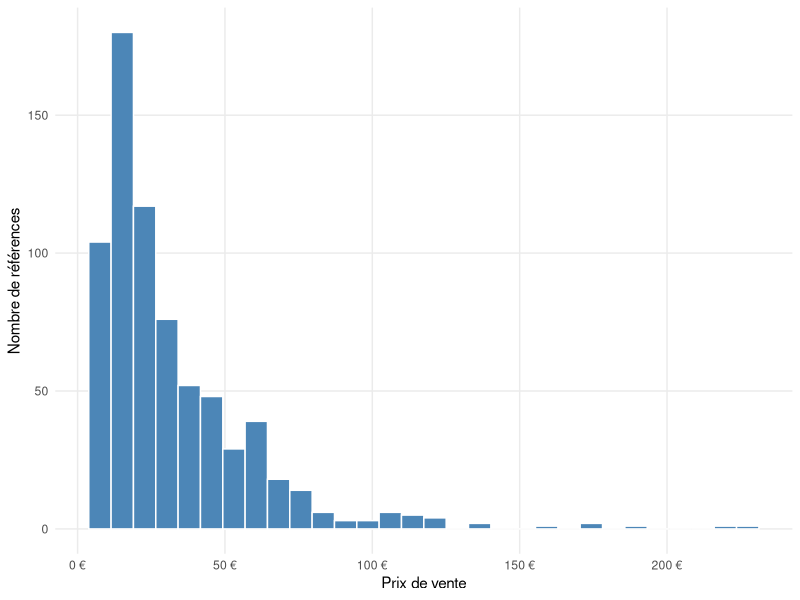
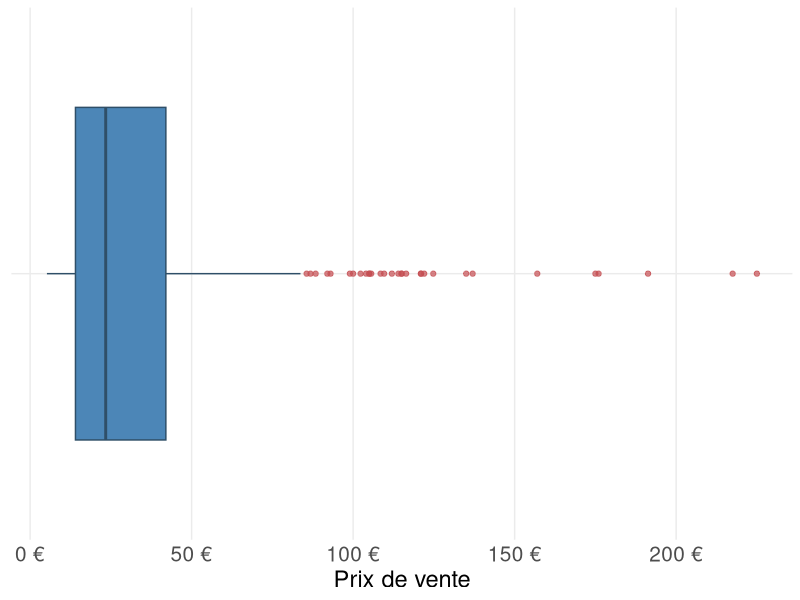
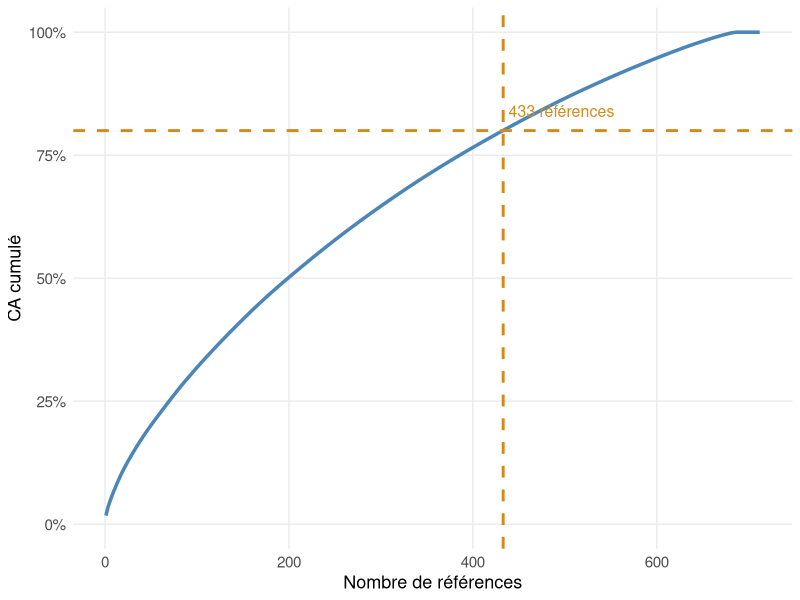
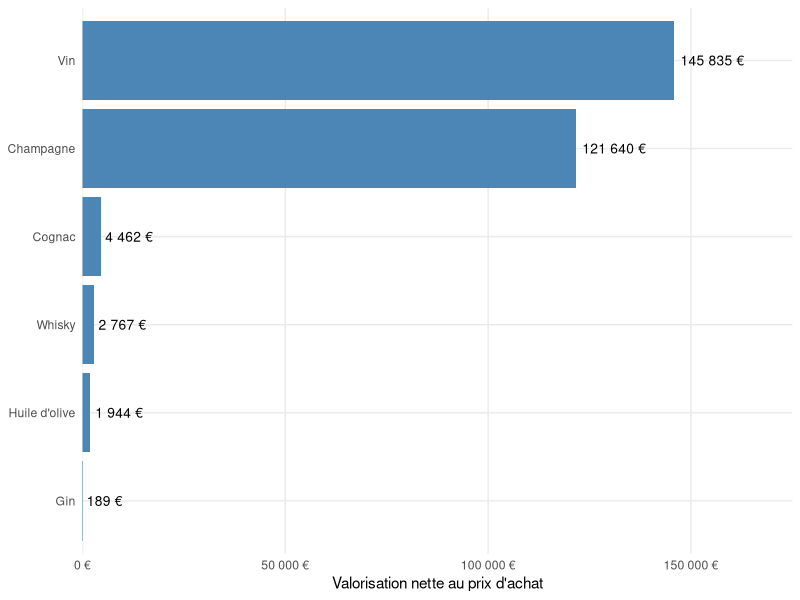
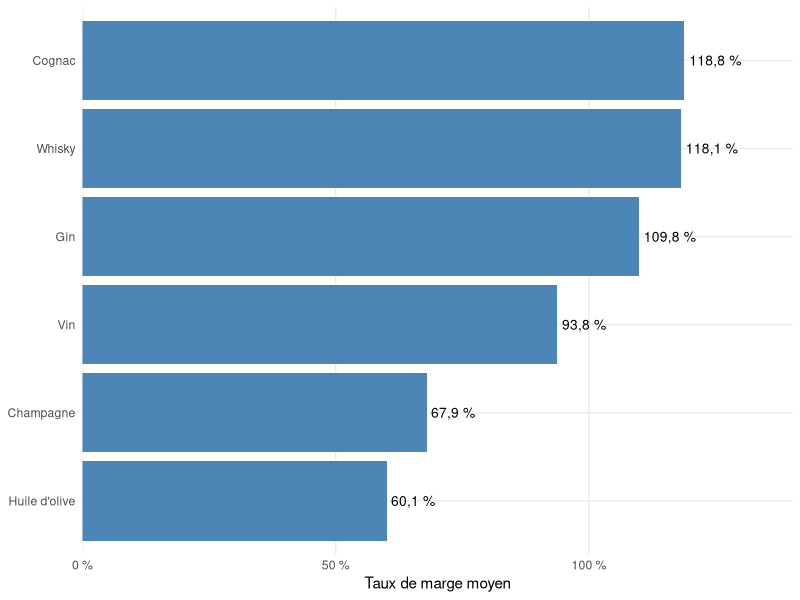
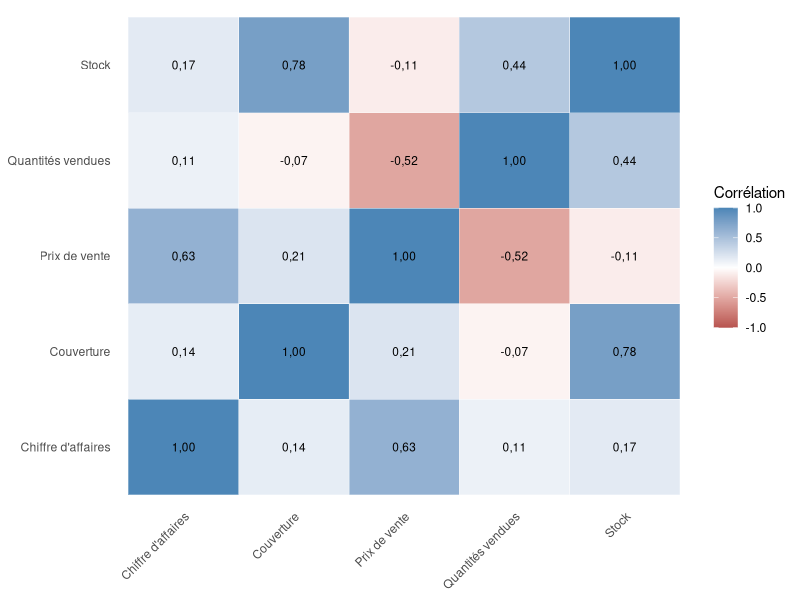

Write R code to recreate these figures, in order.
## ---- chunk 1
#| label: preparation_presentation
#| include: false
#| message: false
#| warning: false

library(readxl)
library(dplyr)
library(ggplot2)
library(tidyr)

# Importer la vue préparée correspondant au périmètre ERP–Web joint.
# Cette table sert aux analyses, aux graphiques et aux indicateurs de la présentation.
df_presentation <- read_excel(
  "doc/df_analyse_bottleneck.xlsx"
)

# Importer les sources brutes uniquement pour les contrôles présentés
# sur les diapositives consacrées à la qualité des données.
web_raw <- read_excel(
  "data_raw/web.xlsx"
)

erp_raw <- read_excel(
  "data_raw/erp.xlsx"
)

# Calculer les colonnes de marge nécessaires à la présentation.
df_presentation <- df_presentation |>
  mutate(
    marge_unitaire_ht = prix_vente_corrige_ht - prix_achat_ht,
    marge_totale_ht = marge_unitaire_ht * quantite_vendue_octobre
  )

# Vérifier la présence des colonnes nécessaires.
colonnes_requises <- c(
  "nom_produit",
  "type_produit",
  "prix_vente_corrige_ht",
  "chiffre_affaires_ht",
  "quantite_vendue_octobre",
  "quantite_en_stock",
  "valeur_stock_prix_achat_ht",
  "marge_unitaire_ht",
  "marge_totale_ht"
)

colonnes_manquantes <- setdiff(
  colonnes_requises,
  names(df_presentation)
)

if (length(colonnes_manquantes) > 0) {
  stop(
    paste(
      "Colonnes manquantes dans df_presentation :",
      paste(colonnes_manquantes, collapse = ", ")
    )
  )
}

# Slide 5 -------------------------------------------------------------

# Identifier les types de contenu présents dans l'export WordPress.
distribution_post_type <- web_raw |>
  count(post_type, sort = TRUE)

# Conserver uniquement les fiches produit.
web_produits_brut <- web_raw |>
  filter(post_type == "product")

# Isoler les fiches produit sans SKU.
sku_manquants_produits <- web_produits_brut |>
  filter(is.na(sku))

# Synthétiser l'impact commercial des produits sans SKU.
profil_sku_manquants <- sku_manquants_produits |>
  summarise(
    produits_sans_sku = n(),
    produits_ventes_positives = sum(total_sales > 0, na.rm = TRUE),
    quantite_vendue_positive = sum(
      if_else(total_sales > 0, total_sales, 0),
      na.rm = TRUE
    ),
    produits_ventes_negatives = sum(total_sales < 0, na.rm = TRUE),
    quantite_vendue_negative = sum(
      if_else(total_sales < 0, total_sales, 0),
      na.rm = TRUE
    )
  )

# Slide 6 -------------------------------------------------------------

# Contrôler les prix dans la source ERP brute,
# avant correction et avant les jointures.
controle_prix_vente_presentation <- erp_raw |>
  summarise(
    prix_vente_manquants = sum(is.na(price)),
    prix_vente_nuls = sum(price == 0, na.rm = TRUE),
    prix_vente_negatifs = sum(price < 0, na.rm = TRUE),
    prix_vente_min = min(price, na.rm = TRUE),
    prix_vente_max = max(price, na.rm = TRUE)
  )

# Préparer le tableau vertical destiné à la slide.
controle_erp_presentation <- controle_prix_vente_presentation |>
  pivot_longer(
    cols = everything(),
    names_to = "Indicateur",
    values_to = "Valeur"
  ) |>
  mutate(
    Indicateur = recode(
      Indicateur,
      prix_vente_manquants = "Prix manquants",
      prix_vente_nuls = "Prix nuls",
      prix_vente_negatifs = "Prix négatifs",
      prix_vente_min = "Prix minimum",
      prix_vente_max = "Prix maximum"
    )
  )

# Slide 9 -------------------------------------------------------------

donnees_prix_presentation <- df_presentation |>
  filter(!is.na(prix_vente_corrige_ht))

resume_prix_presentation <- donnees_prix_presentation |>
  summarise(
    minimum = min(prix_vente_corrige_ht, na.rm = TRUE),
    mediane = median(prix_vente_corrige_ht, na.rm = TRUE),
    moyenne = mean(prix_vente_corrige_ht, na.rm = TRUE),
    maximum = max(prix_vente_corrige_ht, na.rm = TRUE)
  )

graphique_distribution_prix <- ggplot(
  donnees_prix_presentation,
  aes(x = prix_vente_corrige_ht)
) +
  geom_histogram(
    bins = 30,
    fill = "#4C86B7",
    color = "white"
  ) +
  scale_x_continuous(
    labels = scales::label_number(
      decimal.mark = ",",
      big.mark = " ",
      suffix = " €"
    )
  ) +
  labs(
    x = "Prix de vente",
    y = "Nombre de références"
  ) +
  theme_minimal() +
  theme(panel.grid.minor = element_blank())

# Slide 10 ------------------------------------------------------------

graphique_boxplot_prix <- ggplot(
  donnees_prix_presentation,
  aes(x = prix_vente_corrige_ht, y = "")
) +
  geom_boxplot(
    fill = "#4C86B7",
    color = "#2F4F68",
    outlier.color = "#C44E52",
    outlier.alpha = 0.7
  ) +
  scale_x_continuous(
    labels = scales::label_number(
      decimal.mark = ",",
      big.mark = " ",
      suffix = " €"
    )
  ) +
  labs(
    x = "Prix de vente",
    y = NULL
  ) +
  theme_minimal() +
  theme(
    axis.title.x = element_text(size = 17),
    axis.text.x = element_text(size = 15),
    axis.text.y = element_blank(),
    axis.ticks.y = element_blank(),
    panel.grid.minor = element_blank()
  )

# Slide 11 ------------------------------------------------------------

kpi_commerciaux <- df_presentation |>
  summarise(
    ca_total_ht = sum(chiffre_affaires_ht, na.rm = TRUE),
    quantites_vendues = sum(quantite_vendue_octobre, na.rm = TRUE),
    references_vendues = sum(
      quantite_vendue_octobre > 0,
      na.rm = TRUE
    ),
    references_catalogue = n()
  )

# Slide 12 ------------------------------------------------------------

top_10_ca_presentation <- df_presentation |>
  filter(!is.na(chiffre_affaires_ht)) |>
  arrange(desc(chiffre_affaires_ht)) |>
  slice_head(n = 10)

pareto_ca_presentation <- df_presentation |>
  filter(!is.na(chiffre_affaires_ht)) |>
  arrange(desc(chiffre_affaires_ht)) |>
  mutate(
    rang = row_number(),
    part_ca_cumulee = cumsum(chiffre_affaires_ht) /
      sum(chiffre_affaires_ht, na.rm = TRUE)
  )

nombre_references_80_ca <- pareto_ca_presentation |>
  filter(part_ca_cumulee >= 0.80) |>
  slice_head(n = 1) |>
  pull(rang)

pareto_quantite_presentation <- df_presentation |>
  filter(!is.na(quantite_vendue_octobre)) |>
  arrange(desc(quantite_vendue_octobre)) |>
  mutate(
    rang = row_number(),
    part_quantite_cumulee = cumsum(quantite_vendue_octobre) /
      sum(quantite_vendue_octobre, na.rm = TRUE)
  )

nombre_references_80_quantite <- pareto_quantite_presentation |>
  filter(part_quantite_cumulee >= 0.80) |>
  slice_head(n = 1) |>
  pull(rang)

resume_contribution_presentation <- tibble::tibble(
  ca_total = sum(
    pareto_ca_presentation$chiffre_affaires_ht,
    na.rm = TRUE
  ),
  quantites_totales = sum(
    pareto_quantite_presentation$quantite_vendue_octobre,
    na.rm = TRUE
  ),
  references_80_ca = nombre_references_80_ca,
  part_catalogue_80_ca = nombre_references_80_ca / nrow(df_presentation),
  references_80_quantite = nombre_references_80_quantite,
  part_catalogue_80_quantite = nombre_references_80_quantite /
    nrow(df_presentation)
)

graphique_pareto_ca_presentation <- ggplot(
  pareto_ca_presentation,
  aes(
    x = rang,
    y = part_ca_cumulee
  )
) +
  geom_line(
    color = "#4C86B7",
    linewidth = 1.2
  ) +
  geom_hline(
    yintercept = 0.80,
    color = "#D4891A",
    linetype = "dashed",
    linewidth = 1
  ) +
  geom_vline(
    xintercept = nombre_references_80_ca,
    color = "#D4891A",
    linetype = "dashed",
    linewidth = 1
  ) +
  annotate(
    "text",
    x = nombre_references_80_ca,
    y = 0.84,
    label = paste0(
      nombre_references_80_ca,
      " références"
    ),
    color = "#D4891A",
    hjust = -0.05,
    size = 4
  ) +
  scale_x_continuous(
    labels = scales::label_number(
      big.mark = " ",
      decimal.mark = ","
    )
  ) +
  scale_y_continuous(
    limits = c(0, 1),
    labels = scales::label_percent(
      accuracy = 1,
      decimal.mark = ","
    )
  ) +
  labs(
    x = "Nombre de références",
    y = "CA cumulé"
  ) +
  theme_minimal() +
  theme(
    axis.title.x = element_text(size = 13),
    axis.title.y = element_text(size = 13),
    axis.text.x = element_text(size = 11),
    axis.text.y = element_text(size = 11),
    panel.grid.minor = element_blank()
  )

# Slide 13 ------------------------------------------------------------

# Préparer les données nécessaires à l'analyse du stock
df_stock_presentation <- df_presentation |>
  mutate(
    # Remplacer les types de produit manquants par une catégorie explicite
    type_produit = coalesce(
      type_produit,
      "Non renseigné"
    ),

    # Estimer la couverture théorique du stock en mois
    couverture_stock_mois = if_else(
      !is.na(quantite_vendue_octobre) &
        quantite_vendue_octobre > 0 &
        !is.na(quantite_en_stock) &
        quantite_en_stock >= 0,
      quantite_en_stock / quantite_vendue_octobre,
      NA_real_
    )
  )

# Calculer la valorisation du stock par type de produit
valorisation_type_presentation <- df_stock_presentation |>
  group_by(type_produit) |>
  summarise(
    valeur_stock = sum(
      valeur_stock_prix_achat_ht,
      na.rm = TRUE
    ),
    .groups = "drop"
  ) |>
  arrange(desc(valeur_stock))

# Calculer la part de la valorisation portée par le vin et le champagne
part_vin_champagne <- valorisation_type_presentation |>
  filter(
    type_produit %in% c("Vin", "Champagne")
  ) |>
  summarise(
    part = sum(valeur_stock, na.rm = TRUE) /
      sum(
        valorisation_type_presentation$valeur_stock,
        na.rm = TRUE
      )
  ) |>
  pull(part)

# Calculer les indicateurs principaux du stock
kpi_stock_presentation <- df_stock_presentation |>
  summarise(
    valorisation_totale = sum(
      valeur_stock_prix_achat_ht,
      na.rm = TRUE
    ),
    couverture_mediane = median(
      couverture_stock_mois,
      na.rm = TRUE
    )
  ) |>
  mutate(
    part_vin_champagne = part_vin_champagne
  )

# Créer le graphique de valorisation du stock par type de produit
graphique_valorisation_type_presentation <- ggplot(
  valorisation_type_presentation,
  aes(
    x = reorder(type_produit, valeur_stock),
    y = valeur_stock
  )
) +
  geom_col(
    fill = "#4C86B7"
  ) +
  geom_text(
    aes(
      label = scales::number(
        valeur_stock,
        accuracy = 1,
        decimal.mark = ",",
        big.mark = " ",
        suffix = " €"
      )
    ),
    hjust = -0.1,
    size = 3.5
  ) +
  coord_flip() +
  scale_y_continuous(
    labels = scales::label_number(
      decimal.mark = ",",
      big.mark = " ",
      suffix = " €"
    ),
    expand = expansion(
      mult = c(0, 0.20)
    )
  ) +
  labs(
    x = NULL,
    y = "Valorisation nette au prix d'achat"
  ) +
  theme_minimal() +
  theme(
    panel.grid.minor = element_blank()
  )

# Slide 14 ------------------------------------------------------------

# Calculer le taux de marge pour chaque référence
df_marge_presentation <- df_presentation |>
  mutate(
    taux_marge = if_else(
      !is.na(prix_achat_ht) &
        prix_achat_ht > 0 &
        !is.na(prix_vente_corrige_ht),
      (prix_vente_corrige_ht - prix_achat_ht) /
        prix_achat_ht * 100,
      NA_real_
    )
  )

# Conserver les références dont le taux de marge est positif ou nul
df_marge_positive_presentation <- df_marge_presentation |>
  filter(
    !is.na(taux_marge),
    taux_marge >= 0
  )

# Calculer le taux de marge moyen par type de produit
taux_marge_type_presentation <- df_marge_positive_presentation |>
  filter(!is.na(type_produit)) |>
  group_by(type_produit) |>
  summarise(
    taux_marge_moyen = mean(
      taux_marge,
      na.rm = TRUE
    ),
    nombre_references = n(),
    .groups = "drop"
  ) |>
  arrange(desc(taux_marge_moyen))

# Calculer les indicateurs principaux de marge
kpi_marge_presentation <- df_marge_presentation |>
  summarise(
    marge_totale_octobre = sum(
      marge_totale_ht,
      na.rm = TRUE
    ),
    taux_marge_moyen = mean(
      taux_marge[taux_marge >= 0],
      na.rm = TRUE
    ),
    references_marge_negative = sum(
      taux_marge < 0,
      na.rm = TRUE
    ),
    taux_marge_maximum = max(
      taux_marge,
      na.rm = TRUE
    ),
    taux_marge_minimum_positif = min(
      taux_marge[taux_marge >= 0],
      na.rm = TRUE
    )
  )

# Identifier les catégories présentant les taux moyens
# le plus élevé et le plus faible
categorie_taux_marge_max <- taux_marge_type_presentation |>
  slice_max(
    taux_marge_moyen,
    n = 1,
    with_ties = FALSE
  )

categorie_taux_marge_min <- taux_marge_type_presentation |>
  slice_min(
    taux_marge_moyen,
    n = 1,
    with_ties = FALSE
  )

# Créer le graphique du taux de marge moyen par type de produit
graphique_taux_marge_type_presentation <- ggplot(
  taux_marge_type_presentation,
  aes(
    x = reorder(type_produit, taux_marge_moyen),
    y = taux_marge_moyen
  )
) +
  geom_col(
    fill = "#4C86B7"
  ) +
  geom_text(
    aes(
      label = scales::number(
        taux_marge_moyen,
        accuracy = 0.1,
        decimal.mark = ",",
        big.mark = " ",
        suffix = " %"
      )
    ),
    hjust = -0.1,
    size = 3.5
  ) +
  coord_flip() +
  scale_y_continuous(
    labels = scales::label_number(
      accuracy = 1,
      decimal.mark = ",",
      big.mark = " ",
      suffix = " %"
    ),
    expand = expansion(
      mult = c(0, 0.18)
    )
  ) +
  labs(
    x = NULL,
    y = "Taux de marge moyen"
  ) +
  theme_minimal() +
  theme(
    panel.grid.minor = element_blank()
  )

# Slide 15 ------------------------------------------------------------

donnees_correlation_presentation <- df_presentation |>
  select(
    prix_vente_corrige_ht,
    quantite_vendue_octobre,
    chiffre_affaires_ht,
    quantite_en_stock,
    couverture_estimee_mois
  )

matrice_correlation_presentation <- donnees_correlation_presentation |>
  cor(use = "pairwise.complete.obs")

resume_correlation_presentation <- tibble::tibble(
  correlation_prix_ventes = matrice_correlation_presentation[
    "prix_vente_corrige_ht",
    "quantite_vendue_octobre"
  ],
  correlation_prix_ca = matrice_correlation_presentation[
    "prix_vente_corrige_ht",
    "chiffre_affaires_ht"
  ],
  correlation_stock_ventes = matrice_correlation_presentation[
    "quantite_en_stock",
    "quantite_vendue_octobre"
  ]
)

noms_correlation <- c(
  prix_vente_corrige_ht = "Prix de vente",
  quantite_vendue_octobre = "Quantités vendues",
  chiffre_affaires_ht = "Chiffre d'affaires",
  quantite_en_stock = "Stock",
  couverture_estimee_mois = "Couverture"
)

correlation_longue_presentation <- as.data.frame(
  matrice_correlation_presentation
) |>
  tibble::rownames_to_column("variable_1") |>
  tidyr::pivot_longer(
    cols = -variable_1,
    names_to = "variable_2",
    values_to = "correlation"
  ) |>
  mutate(
    variable_1 = recode(variable_1, !!!noms_correlation),
    variable_2 = recode(variable_2, !!!noms_correlation)
  )

graphique_correlation_presentation <- ggplot(
  correlation_longue_presentation,
  aes(x = variable_2, y = variable_1, fill = correlation)
) +
  geom_tile(color = "white") +
  geom_text(
    aes(
      label = scales::number(
        correlation,
        accuracy = 0.01,
        decimal.mark = ","
      )
    ),
    size = 3
  ) +
  scale_fill_gradient2(
    low = "#B85450",
    mid = "white",
    high = "#4C86B7",
    midpoint = 0,
    limits = c(-1, 1)
  ) +
  labs(x = NULL, y = NULL, fill = "Corrélation") +
  theme_minimal() +
  theme(
    axis.text.x = element_text(angle = 45, hjust = 1),
    panel.grid = element_blank()
  )
## ---- chunk 2
#| echo: false
#| warning: false
#| message: false

knitr::kable(
  distribution_post_type,
  col.names = c("Type", "Nombre"),
  align = c("l", "r")
)
## ---- chunk 3
#| echo: false
#| warning: false
#| message: false

profil_sku_presentation <- profil_sku_manquants |>
  select(
    produits_sans_sku,
    produits_ventes_positives,
    produits_ventes_negatives
  )

knitr::kable(
  profil_sku_presentation,
  col.names = c(
    "Produits sans SKU",
    "Avec ventes +",
    "Avec ventes -"
  ),
  align = "r"
)
## ---- chunk 4
#| echo: false
#| warning: false
#| message: false

knitr::kable(
  controle_erp_presentation,
  col.names = c("Indicateur", "Valeur"),
  align = c("l", "r")
)
## ---- chunk 5
#| label: histogramme_prix_presentation
#| echo: false
#| fig-width: 9
#| fig-height: 5

graphique_distribution_prix
## ---- chunk 6
#| label: boxplot_prix_presentation
#| echo: false
#| fig-width: 18
#| fig-height: 5.5

graphique_boxplot_prix
## ---- chunk 7
#| label: pareto_ca_presentation
#| echo: false
#| fig-width: 9
#| fig-height: 5.5

graphique_pareto_ca_presentation
## ---- chunk 8
#| label: valorisation_stock_presentation
#| echo: false
#| fig-width: 9
#| fig-height: 5.5

graphique_valorisation_type_presentation
## ---- chunk 9
#| label: taux_marge_type_presentation
#| echo: false
#| fig-width: 9
#| fig-height: 5.5

graphique_taux_marge_type_presentation
## ---- chunk 10
#| label: correlation_presentation
#| echo: false
#| fig-width: 9
#| fig-height: 5.5

graphique_correlation_presentation
